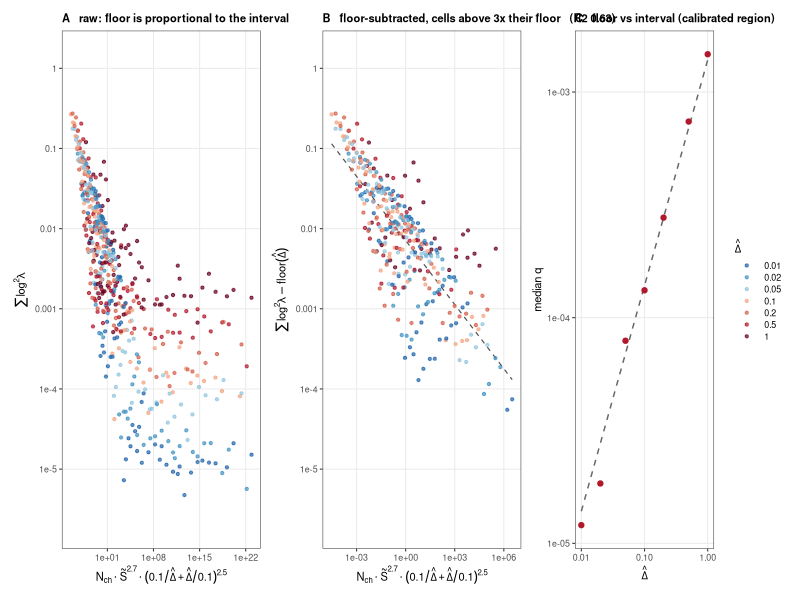
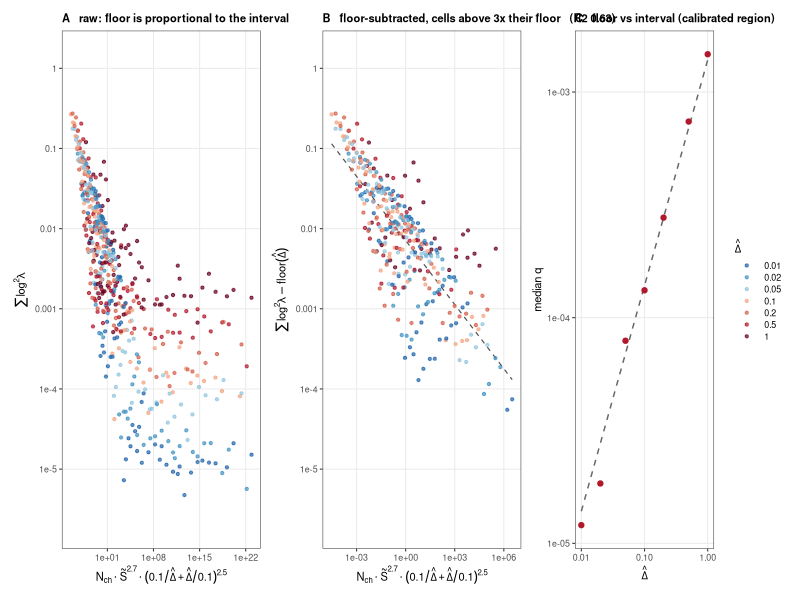

These charts were generated, in order, by the following R code:
suppressPackageStartupMessages({library(dplyr);library(tidyr);library(ggplot2);library(patchwork)})
setwd("/home/lmoffatt/Code/macro_dr/macro_dr/projects/eLife_2025/figures/in_progress/ir_reliability_20260828")
d <- read.csv("digest/ir_components_cells.csv") |> filter(comp=="sample") |> mutate(q=6*(ebar^2+s^2), St=0.1*z, D=interval, xref=nch*St*sqrt(D),
  dlab=factor(sprintf("%.2g", D), levels=sprintf("%.2g", sort(unique(D)))))
# 1. floor by interval in the calibrated region
flD <- d |> filter(xref > 1e4) |> group_by(D) |> summarise(n=n(), med=median(q), q90=quantile(q,.9), .groups="drop")
cat("floor of the SAMPLE component by interval (calibrated region xref>1e4):\n"); print(flD |> mutate(med=signif(med,2), q90=signif(q90,2), med_over_D=signif(med/D,2)) |> as.data.frame(), row.names=FALSE)
m <- lm(log10(med) ~ log10(D), data=flD); cat(sprintf("  floor ~ D^%.2f  (R2 %.3f);  floor = %.2e * D\n", coef(m)[2], summary(m)$r.squared, 10^coef(m)[1]))
cf <- median(flD$med/flD$D); cat("  using floor(D) = median(med/D) * D =", signif(cf,3), "* D\n")
# 2. subtract the floor (in quadrature-additive sense: q_obs = q_true + floor)
d <- d |> mutate(floorD = cf*D, qc = ifelse(q > floorD, q - floorD, NA_real_), above = q > 3*floorD)
cat("cells clearly above their own floor (q > 3 floor):", sum(d$above), "of", nrow(d), "\n")
s <- d |> filter(above)
D0 <- 0.1; gpk <- function(D) log10(D0/D + D/D0)
fit3 <- function(y, lab){ m <- lm(log10(y) ~ log10(nch) + log10(St) + gpk(D), data=s); co <- coef(m); m2 <- lm(log10(y) ~ log10(nch) + log10(St) + gpk(D) + factor(D), data=s)
  cat(sprintf("  %-18s R2 %.3f gainD %.3f   N %+.3f  S %+.3f  peak %+.3f   -> x = N * S^%.2f * (D0/D+D/D0)^%.2f\n", lab, summary(m)$r.squared, summary(m2)$r.squared-summary(m)$r.squared, co[2], co[3], co[4], co[3]/co[2], co[4]/co[2])); m }
cat("\nproduct+peak fits on the SAME cells:\n"); m_raw <- fit3(s$q, "raw q"); m_cor <- fit3(s$qc, "floor-subtracted")
cat("\nresiduals of the corrected fit by N and by S:\n"); s$res <- resid(m_cor)
print(s |> group_by(nch) |> summarise(med=round(median(res),2), n=n()) |> as.data.frame(), row.names=FALSE)
print(s |> group_by(St) |> summarise(med=round(median(res),2), n=n()) |> as.data.frame(), row.names=FALSE)
# also: is D0 still 0.1 after subtraction?
cat("\nD0 scan on corrected q:\n"); for(D0x in c(0.05,0.07,0.1,0.14,0.2)){ g <- log10(D0x/s$D + s$D/D0x); mm <- lm(log10(qc) ~ log10(nch)+log10(St)+g, data=s); cat(sprintf("  D0=%.2f R2 %.3f\n", D0x, summary(mm)$r.squared)) }
# 3. figure: raw vs corrected against the fitted composite
co <- coef(m_cor); eS <- co[3]/co[2]; eG <- co[4]/co[2]
d <- d |> mutate(xpk = nch*St^eS*(D0/D+D/D0)^eG)
sf <- d |> filter(above); m1 <- lm(log10(qc) ~ log10(xpk), data=sf); cat(sprintf("\n1-D corrected: slope %+.3f R2 %.3f spread x%.2f (n=%d)\n", coef(m1)[2], summary(m1)$r.squared, median(10^abs(resid(m1))), nrow(sf)))
COLd <- setNames(colorRampPalette(c("#2166AC","#4393C3","#92C5DE","#F4A582","#D6604D","#B2182B","#67001F"))(nlevels(d$dlab)), levels(d$dlab))
thm <- theme_bw(base_size=8, base_family="Helvetica") + theme(plot.title=element_text(size=8, face="bold"), legend.key.height=unit(0.3,"cm"), panel.grid.minor=element_blank())
YSC <- scale_y_log10(breaks=c(1e-5,1e-4,1e-3,1e-2,1e-1,1), labels=c("1e-5","1e-4","0.001","0.01","0.1","1"), limits=c(2e-6,1.5))
XL <- parse(text=sprintf("N[ch]%%.%%tilde(S)^%.2g%%.%%(0.1/hat(Delta)+hat(Delta)/0.1)^%.2g", eS, eG))
pA <- ggplot(d, aes(xpk, q, colour=dlab)) + geom_point(size=.8, alpha=.7) + scale_x_log10() + YSC + scale_colour_manual(values=COLd, name=expression(hat(Delta))) +
  labs(title="A   raw: floor is proportional to the interval", x=XL, y=expression(sum(log^2*lambda))) + thm
xg <- 10^seq(log10(min(sf$xpk)), log10(max(sf$xpk)), length=100)
pB <- ggplot(sf, aes(xpk, qc, colour=dlab)) + geom_line(data=tibble(x=xg, y=10^predict(m1, newdata=tibble(xpk=xg))), aes(x,y), inherit.aes=FALSE, colour="grey30", linewidth=.4, linetype="dashed") +
  geom_point(size=.8, alpha=.7) + scale_x_log10() + YSC + scale_colour_manual(values=COLd, guide="none") +
  labs(title=sprintf("B   floor-subtracted, cells above 3x their floor   (R2 %.2f)", summary(m1)$r.squared), x=XL, y=expression(sum(log^2*lambda) - floor(hat(Delta)))) + thm
pC <- ggplot(flD, aes(D, med)) + geom_line(data=tibble(D=c(0.01,1), med=cf*c(0.01,1)), colour="grey40", linetype="dashed") + geom_point(colour="#B2182B", size=1.5) +
  scale_x_log10(breaks=c(0.01,0.1,1)) + scale_y_log10() + labs(title="C   floor vs interval (calibrated region)", x=expression(hat(Delta)), y="median q") + thm
g <- pA + pB + pC + plot_layout(widths=c(1,1,0.7), guides="collect") & theme(legend.position="right")
ggsave("figures/Figure_IR_sample_floor.pdf", g, width=9, height=2.8); ggsave("figures/Figure_IR_sample_floor.png", g, width=9, height=2.8, dpi=150)
cat("written figures/Figure_IR_sample_floor.{pdf,png}\n")
